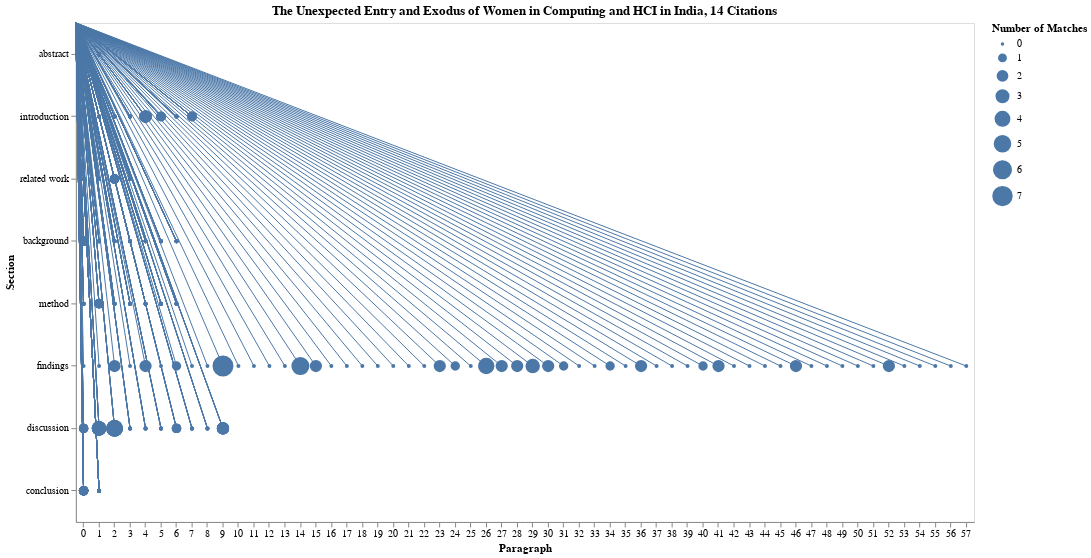

This figure's notebook cell:
### Markdown cell above
### Women in HCI India Paper
Keywords: gender

### Code cell
generate_beadplot('./output/women_computing_india-marriage-matrimony-married_couple-marriage_ceremony-wedlock-wedding-man_and_wife-spousal_relationship-marriage-union.csv',
                 "The Unexpected Entry and Exodus of Women in Computing and HCI in India",
                 14)

### Figure 1 — Vega-Lite specification as saved in the notebook (floating-point values rounded to 4 significant figures; data arrays with more than 128 entries replaced by an {"elided": "..."} marker saying what was removed)
{"config": {"view": {"continuousWidth": 400, "continuousHeight": 300}}, "layer": [{"mark": {"type": "circle", "opacity": 1, "stroke": "#4c78a8"}, "encoding": {"size": {"type": "quantitative", "field": "algo_score_raw", "title": "Number of Matches"}, "x": {"type": "nominal", "axis": {"labelAngle": 0}, "field": "Paragraph"}, "y": {"type": "nominal", "field": "Section", "sort": ["abstract", "introduction", "related work", "background", "method", "findings", "discussion", "conclusion"]}}, "height": 500, "title": "The Unexpected Entry and Exodus of Women in Computing and HCI in India, 14 Citations", "width": 900}, {"mark": {"type": "rule", "stroke": "#4c78a8"}, "encoding": {"x": {"type": "nominal", "axis": {"labelAngle": 0}, "field": "Paragraph"}, "y": {"type": "nominal", "field": "Section", "sort": ["abstract", "introduction", "related work", "background", "method", "findings", "discussion", "conclusion"]}}, "height": 500, "width": 900}], "data": {"name": "data-0dd07c5cad98325429a1c5af0b112d7b"}, "$schema": "https://vega.github.io/schema/vega-lite/v4.8.1.json", "datasets": {"data-0dd07c5cad98325429a1c5af0b112d7b": {"elided": "464 records"}}}
